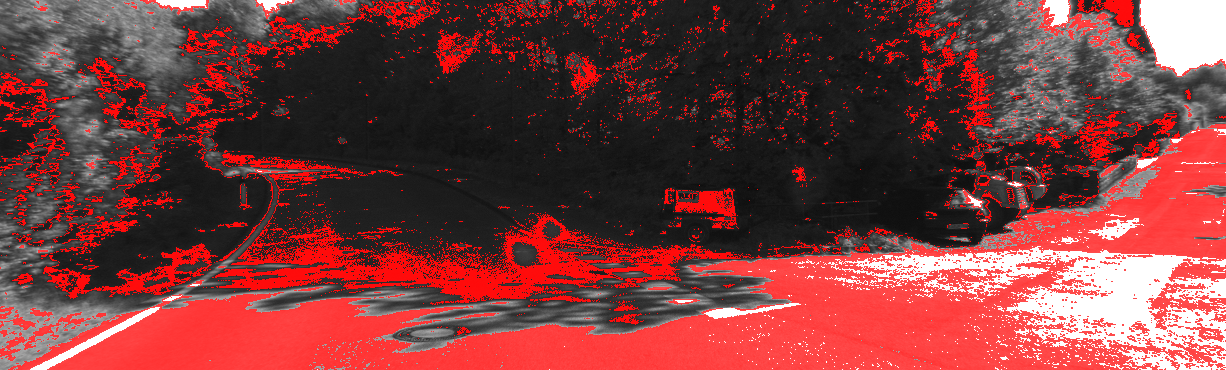
#> input picture overlay_000001.png, 1226 x 370 px, given as the content of the folder E:/KITTI_dataset/dataset/sequences/09/image_0, which was not available
$ jupyter execute --allow-errors auto_class_2_BayesianClassifier.ipynb   (text cells are left out)
#> lines starting #> are read from the running program, lines starting #| are printed output that depends on the picture; pictures that were not available may be replaced by others from this repository, and a replacement may not be noted
[cell 1]
"""
Minimal Bayesian road-vs-background classifier for KITTI grayscale frames.

Assumptions
-----------
- Images are KITTI odometry grayscale frames (image_0) sized 1241x376.
- Road pixels appear mostly in a bottom trapezoid; background near top band.
- Uses 1D intensity histograms with Laplace smoothing to estimate likelihoods.

Usage
-----
    --data-root dataset/sequences/00/image_0 \
    --train-frames 80 \
    --save-frames 10 \
    --out-dir outputs/bayes_road

Outputs
-------
- <out-dir>/mask_XXXXXX.png     : binary MAP mask (road=255, bg=0)
- <out-dir>/overlay_XXXXXX.png  : red overlay of road mask on original frame
- <out-dir>/prob_XXXXXX.png     : grayscale probability map (0-255)
"""
#!/usr/bin/env python3
import argparse
import math
from pathlib import Path
import numpy as np
from PIL import Image
import cv2

def list_frames(data_root: Path) -> list[Path]:
    return sorted(data_root.glob("*.png"))

def get_trapezoid_mask(width: int, height: int, vp_y_rate=0.5, bottom_width_rate=0.9, top_width_rate=0.15):
    """
    소실점을 기준으로 도로 가능성이 높은 사다리꼴 마스크를 생성합니다.
    """
    mask = np.zeros((height, width), dtype=np.uint8)

    vp_y = int(height * vp_y_rate)  # 소실점 높이 (일반적으로 지평선 부근)

    # 사다리꼴 네 꼭짓점 정의
    p1 = [int(width * (0.5 - top_width_rate)), vp_y]
    p2 = [int(width * (0.5 + top_width_rate)), vp_y]
    p3 = [int(width * (0.5 + bottom_width_rate/2)), height]
    p4 = [int(width * (0.5 - bottom_width_rate/2)), height]

    pts = np.array([p1, p2, p3, p4], np.int32)
    cv2.fillPoly(mask, [pts], 1)
    return mask

def accumulate_weighted_histogram(img: np.ndarray, mask: np.ndarray) -> np.ndarray:
    """마스크 영역 내의 픽셀만 사용하여 히스토그램 생성"""
    pixels = img[mask > 0]
    counts = np.bincount(pixels.flatten(), minlength=256)
    return counts.astype(np.float64)

def classify_frame(img: np.ndarray, road_p: np.ndarray, bg_p: np.ndarray, prior_road: float) -> tuple[np.ndarray, np.ndarray]:
    """Return MAP mask and probability map for road class."""
    eps = 1e-10  # numerical stability
    log_p_road = np.log(road_p[img] + eps) + math.log(prior_road)
    log_p_bg = np.log(bg_p[img] + eps) + math.log(1 - prior_road)

    logit = log_p_road - log_p_bg
    prob = 1.0 / (1.0 + np.exp(-np.clip(logit, -15, 15)))
    mask = logit > 0
    return mask, prob

def run(
    data_root: Path,
    train_frames: int,
    save_frames: int,
    out_dir: Path,
    prior_road: float,
    alpha: float = 0.8,
    video_path: Path | None = None,
    video_fps: float = 10.0,
    vp_y_rate: float = 0.5,
    bottom_width_rate: float = 0.9,
    top_width_rate: float = 0.15,
    max_frames: int | None = None,
    gif_path: Path | None = None,
    gif_fps: float = 8.0,
):
    """
    alpha: 시계열 일관성 계수 (0.8이면 기존 지식 80%, 새 프레임 20% 반영)
    save_frames: -1 이면 모든 프레임 저장
    video_path: 지정 시 overlay 프레임을 영상으로 기록
    """
#> called with train_frames = 80, save_frames = 10, prior_road = 0.5, alpha = 0.85, video_fps = 10, vp_y_rate = 0.5, bottom_width_rate = 0.9, top_width_rate = 0.15
    frames = list_frames(data_root)
    if not frames:
        raise SystemExit(f"No PNG frames found in {data_root}")

    sample_img = np.array(Image.open(frames[0]), dtype=np.uint8)
#> sample_img is the input picture: shape (370, 1226, 3); mean R, G, B 122.1, 60.5, 60.5
    h, w = sample_img.shape

    # 1. 소실점 기반 마스크 생성
    road_mask = get_trapezoid_mask(w, h, vp_y_rate, bottom_width_rate, top_width_rate)
    bg_mask = 1 - road_mask  # 도로 외 영역은 배경으로 간주

    # 초기 확률 분포 설정 (Laplace smoothing)
    road_p_total = np.ones(256)
    bg_p_total = np.ones(256)

    out_dir.mkdir(parents=True, exist_ok=True)

    limit = len(frames) if max_frames is None else min(max_frames, len(frames))
    max_frames_eval = max(train_frames, limit if save_frames >= 0 else len(frames))
    frames_iter = frames[:max_frames_eval]

    writer = None
    if video_path is not None:
        suffix = video_path.suffix.lower()
        if suffix == ".mp4":
            fourcc = cv2.VideoWriter_fourcc(*"mp4v")
        else:  # default to MJPG/AVI
            fourcc = cv2.VideoWriter_fourcc(*"MJPG")
        writer = cv2.VideoWriter(str(video_path), fourcc, video_fps, (w, h))

    gif_frames: list[Image.Image] = []

    for idx, path in enumerate(frames_iter):
        img = np.array(Image.open(path), dtype=np.uint8)

        # 2. 현재 프레임의 히스토그램 추출
        curr_road_counts = accumulate_weighted_histogram(img, road_mask)
        curr_bg_counts = accumulate_weighted_histogram(img, bg_mask)

        # 3. 시계열 일관성 적용 (이동 평균)
        if idx == 0:
            road_p_total = curr_road_counts + 1
            bg_p_total = curr_bg_counts + 1
        else:
            # alpha 가중치를 이용해 이전 분포와 현재 분포를 결합
            road_p_total = alpha * road_p_total + (1 - alpha) * (curr_road_counts + 1)
            bg_p_total = alpha * bg_p_total + (1 - alpha) * (curr_bg_counts + 1)

        # 정규화하여 확률 밀도 함수 생성
        road_p = road_p_total / road_p_total.sum()
        bg_p = bg_p_total / bg_p_total.sum()

        # 4. 분류 및 저장 (save_frames 이내 혹은 영상 필요 시)
        should_save = (save_frames < 0 or idx < save_frames or writer is not None) and (max_frames is None or idx < max_frames)
        if should_save:
            mask, prob = classify_frame(img, road_p, bg_p, prior_road)

            stem = path.stem
            Image.fromarray((mask.astype(np.uint8) * 255)).save(out_dir / f"mask_{stem}.png")
            prob_img = np.clip(prob * 255, 0, 255).astype(np.uint8)
            Image.fromarray(prob_img).save(out_dir / f"prob_{stem}.png")

            overlay = np.stack([img, img, img], axis=-1)
            overlay[mask, 0] = 255  # 도로 영역 빨간색 강조
            overlay[mask, 1:] = (overlay[mask, 1:] * 0.3).astype(np.uint8)
            Image.fromarray(overlay).save(out_dir / f"overlay_{stem}.png")

            if writer is not None:
                writer.write(cv2.cvtColor(overlay, cv2.COLOR_RGB2BGR))

            if gif_path is not None:
                gif_frames.append(Image.fromarray(overlay))

            print(f"Processed {stem} with temporal consistency")

    if writer is not None:
        writer.release()

    if gif_path is not None and gif_frames:
        duration_ms = int(1000 / gif_fps)
        gif_frames[0].save(
            gif_path,
            save_all=True,
            append_images=gif_frames[1:],
            duration=duration_ms,
            loop=0,
        )

#> (the rest of this cell did not finish here and is left out)

[cell 2]
import numpy as np
import matplotlib.pyplot as plt
from PIL import Image

# 경로 설정
calib_path = "E:/KITTI_dataset/dataset/sequences/09/calib.txt"
image_path = "E:/KITTI_dataset/dataset/sequences/09/image_0/000000.png"

# calib.txt에서 Projection Matrix 읽기
def read_projection_matrix(calib_path, camera="P0"):
    with open(calib_path, "r") as f:
        lines = f.readlines()

    for line in lines:
        if line.startswith(camera + ":"):
            values = line.strip().split()[1:]
            P = np.array(values, dtype=np.float64).reshape(3, 4)
            return P

    raise ValueError(f"{camera} not found in calib.txt")

#> (the rest of this cell did not finish here and is left out)

[cell 3]
import numpy as np
import matplotlib.pyplot as plt

# KITTI sequence 09 pose 데이터 경로
pose_path = "E:/KITTI_dataset/dataset/poses/09.txt"

# pose 데이터 읽기
#> (the rest of this cell did not finish here and is left out)

[cell 4]
import cv2
import numpy as np
import matplotlib.pyplot as plt
from pathlib import Path

# ==============================
# 문제 4. Bayesian 도로 영역 기반 차선 후보 추출
# ==============================

# Bayesian 분류 결과가 저장된 경로
result_dir = Path("E:/results/bayes_road_09")

# 분석할 프레임 번호
frame_id = "000001"

# 원본 KITTI 이미지 경로
img_path = Path(f"E:/KITTI_dataset/dataset/sequences/09/image_0/{frame_id}.png")

# Bayesian 결과 마스크 경로
mask_path = result_dir / f"mask_{frame_id}.png"

# 이미지 읽기
img_gray = cv2.imread(str(img_path), cv2.IMREAD_GRAYSCALE)
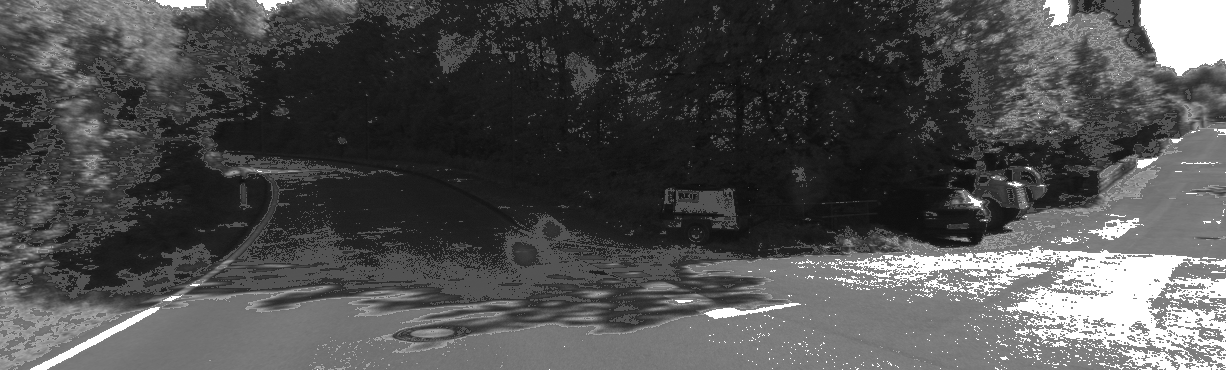
#> img_gray: shape (370, 1226); min 14, max 255, mean 78.8
road_mask = cv2.imread(str(mask_path), cv2.IMREAD_GRAYSCALE)

if img_gray is None:
    raise FileNotFoundError(f"원본 이미지를 찾을 수 없습니다: {img_path}")

if road_mask is None:
    raise FileNotFoundError(f"Bayesian mask를 찾을 수 없습니다: {mask_path}")

# 1. Bayesian 도로 영역만 사용
# road_mask에서 도로로 분류된 부분만 남김
road_region = cv2.bitwise_and(img_gray, img_gray, mask=road_mask)

# 2. 노이즈 완화를 위한 Gaussian Blur
blur = cv2.GaussianBlur(road_region, (5, 5), 0)

# 3. Canny Edge Detection
edges = cv2.Canny(blur, 50, 150)
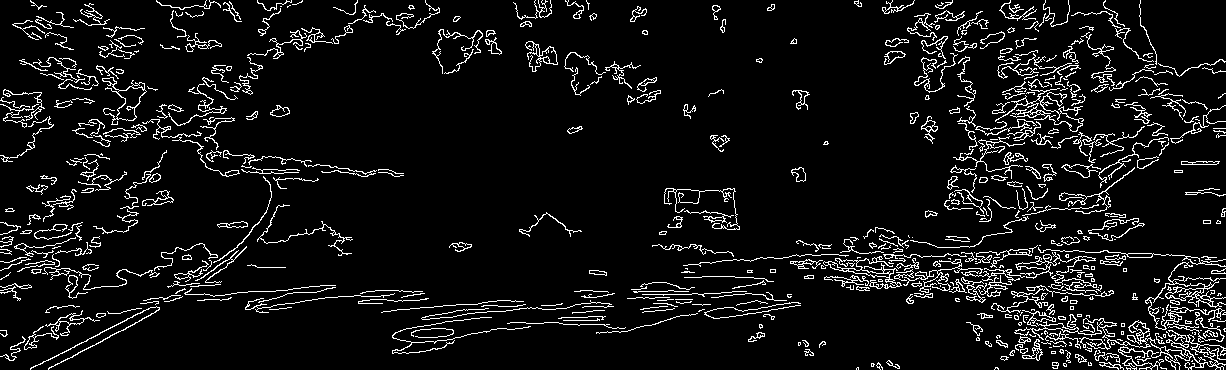
#> edges: shape (370, 1226); 7.4% white in thin lines or dots

# 4. Bayesian 도로 영역 내부의 edge만 유지
edges_in_road = cv2.bitwise_and(edges, edges, mask=road_mask)

# 5. Hough Transform으로 차선 후보선 추출
lines = cv2.HoughLinesP(
    edges_in_road,
    rho=1,
    theta=np.pi / 180,
    threshold=30,
    minLineLength=30,
    maxLineGap=20
)
#> lines = 932 rows, first 6: [824, 279, 1178, 255], [370, 299, 417, 300], [728, 276, 773, 281], [966, 298, 1191, 367], [703, 296, 768, 292], [802, 255, 996, 303]

# 6. 결과 시각화
img_color = cv2.cvtColor(img_gray, cv2.COLOR_GRAY2BGR)

line_count = 0

if lines is not None:
    for line in lines:
        x1, y1, x2, y2 = line[0]

        # 너무 수평에 가까운 선은 제외
        dx = x2 - x1
        dy = y2 - y1

        if dx == 0:
            slope = 999
        else:
            slope = dy / dx

        # 차선은 보통 이미지에서 기울어진 선으로 나타나므로
        # 기울기가 너무 작은 선은 제거
        if abs(slope) < 0.3:
            continue

        cv2.line(img_color, (x1, y1), (x2, y2), (0, 255, 0), 3)
        line_count += 1
#> this loop made 932 passes
#> (x1, y1, x2, y2, dx, dy, slope) on passes 1 to 12: (824, 279, 1178, 255, 354, -24, -0.0678), (370, 299, 417, 300, 47, 1, 0.0213), (728, 276, 773, 281, 45, 5, 0.111), (966, 298, 1191, 367, 225, 69, 0.307), (703, 296, 768, 292, 65, -4, -0.0615), (802, 255, 996, 303, 194, 48, 0.247), (992, 305, 1223, 354, 231, 49, 0.212), (805, 254, 936, 270, 131, 16, 0.122), (959, 265, 1219, 306, 260, 41, 0.158), (1056, 282, 1220, 308, 164, 26, 0.159), (1097, 326, 1224, 330, 127, 4, 0.0315), (1152, 353, 1225, 359, 73, 6, 0.0822)
#> (x1, y1, x2, y2) on pass 100: (829, 254, 913, 240)
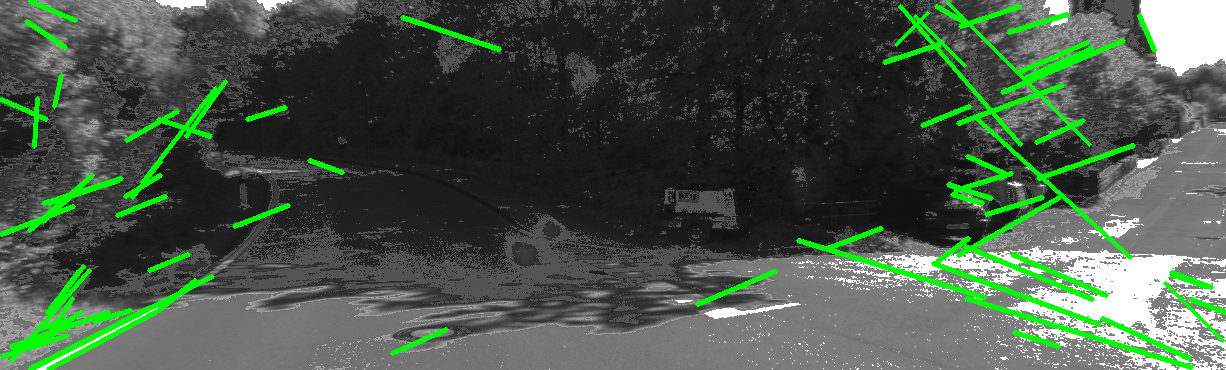
#> img_color: shape (370, 1226, 3); mean B, G, R 72.3, 87, 72.3

print(f"추출된 차선 후보선 개수: {line_count}")
#| 추출된 차선 후보선 개수: 74

# 7. 시각화
plt.figure(figsize=(12, 5))

plt.imshow(cv2.cvtColor(img_color, cv2.COLOR_BGR2RGB))
plt.title(f"Lane Candidate Lines from Bayesian Road Region - Frame {frame_id}")
plt.axis("off")
plt.show()

# 8. 결과 저장
save_path = result_dir / f"lane_candidate_{frame_id}.png"
cv2.imwrite(str(save_path), img_color)

print(f"차선 후보선 결과 저장 완료: {save_path}")
